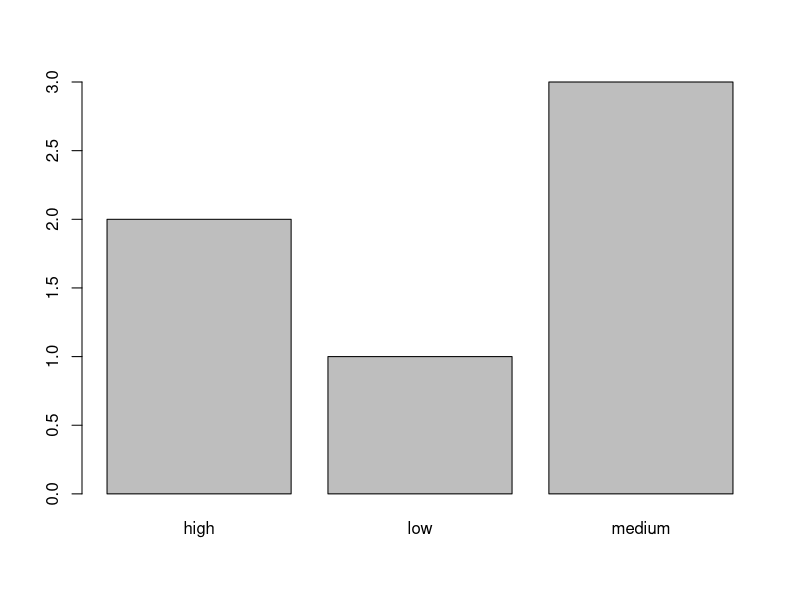

This chart was generated by the following R code:
## ---- chunk 1
class(3)
class(3L)
class("Three")
## ---- chunk 2
x <- vector()
# with a length and type
vector("character", length = 10)
character(5) ## character vector of length 5
numeric(5)
logical(5)
## ---- chunk 3
x <- c(1, 2, 3)
x
length(x)
## ---- chunk 4
x1 <- c(1L, 2L, 3L)
## ---- chunk 5
y <- c(TRUE, TRUE, FALSE, FALSE)
## ---- chunk 6
z <- c("Alec", "Dan", "Rob", "Karthik")
## ---- chunk 7
typeof(z)
length(z)
class(z)
str(z)
## ---- chunk 8
z <- c(z, "Annette")
z
## ---- chunk 9
x <- c(0.5, 0.7)
x <- c(TRUE, FALSE)
x <- c("a", "b", "c", "d", "e")
x <- 9:100
x <- c(1+0i, 2+4i)
## ---- chunk 10
series <- 1:10
seq(10)
seq(1, 10, by = 0.1)
## ---- chunk 11
c(1, c(2, c(3, 4)))
# the same as
c(1, 2, 3, 4)
## ---- chunk 12
char_var <- c("harry", "sally")
typeof(char_var)
is.character(char_var)
is.atomic(char_var)

dbl_var <- c(1, 2.5, 4.5)
typeof(dbl_var)
is.double(dbl_var)
is.atomic(dbl_var)
## ---- chunk 13
str(c("a", 1))
## ---- chunk 14
x <- c(FALSE, FALSE, TRUE)
as.numeric(x)

# Total number of TRUEs
sum(x)

# Proportion that are TRUE
mean(x)
## ---- chunk 15
1 < "2"
"1" > 2
## ---- chunk 16
x <- 0:6
as.numeric(x)
as.logical(x) 
as.character(x)
as.complex(x) 
## ---- chunk 17
x <- c("a", "b", "c")
as.numeric(x)
as.logical(x)
# both don't work
## ---- chunk 18
x <- list(1, "a", TRUE, 1+4i)
x
## ---- chunk 19
x <- 1:10
x <- as.list(x)
is.list(x)
length(x)
## ---- chunk 20
x <- list(list(1, 2), c(3, 4))
y <- c(list(1, 2), c(3, 4))
str(x)
str(y)
## ---- chunk 21
x <- list(list(1, 2), c(3, 4))
x
unlist(x)
## ---- chunk 22
is.list(mtcars)

mod <- lm(mpg ~ wt, data = mtcars)
is.list(mod)
## ---- chunk 23
x.vec <- c(1,2,3)
x.list <- list(1,2,3)
x.vec
x.list
## ---- chunk 24
m <- matrix(nrow = 2, ncol = 2)
m
dim(m)
## ---- chunk 25
m <- matrix(1:6, nrow = 2, ncol = 3)
m
## ---- chunk 26
m <- 1:10
dim(m) <- c(2, 5)
m
dim(m) <- c(5, 2)
m
## ---- chunk 27
m <- 1:10
dim(m) <- c(2, 5)
m
t(m)
## ---- chunk 28
x <- 1:3
y <- 10:12
cbind(x, y)
# or 
rbind(x, y)
## ---- chunk 29
mdat <- matrix(c(1,2,3, 11,12,13), nrow = 2, ncol = 3, byrow = TRUE,
               dimnames = list(c("row1", "row2"),
                               c("C.1", "C.2", "C.3")))
mdat
## ---- chunk 30
dimnames(mdat)
rownames(mdat)
colnames(mdat)
## ---- chunk 31
x <- c(a = 1, b = 2, c = 3)
## ---- chunk 32
x <- 1:3
names(x) <- c("a", "b", "c")
## ---- chunk 33
y <- c(a = 1, 2, 3)
names(y)

z <- c(1, 2, 3)
names(z)
## ---- chunk 34
x <- factor(c("a", "b", "b", "a"))
x
class(x)
levels(x)

# You can't use values that are not in the levels
x[2] <- "c"

# NB: you can't combine factors
c(factor("a"), factor("b"))
## ---- chunk 35
str(x)
## ---- chunk 36
party_char <- c("democrat", "democrat", "democrat")
party_factor <- factor(party_char, levels = c("democrat", "republican"))

table(party_char)
table(party_factor)
## ---- chunk 37
x <- factor(c("low","medium","high"))
str(x)
is.ordered(x)

x <- ordered(c("low","medium","high"), levels = c("high","medium","low"))
is.ordered(x)
## ---- chunk 38
x <- c("a", "b", "b", "a")
x
is.factor(x)
x <- as.factor(x)
x
c(x, "c")
## ---- chunk 39
y <- 1:10
attr(y, "my_attribute") <- "This is a vector"
attr(y, "my_attribute")
str(attributes(y))
## ---- chunk 40
f1 <- factor(letters)
levels(f1) <- rev(levels(f1))
## ---- chunk 41
f2 <- rev(factor(letters))
f3 <- factor(letters, levels = rev(letters))
## ---- chunk 42
f <- factor(c("low","medium","high","medium","high","medium"))
table(f)
barplot(table(f))
## ---- chunk 43
df <- data.frame(x = 1:3, y = c("a", "b", "c"))
str(df)
## ---- chunk 44
df <- data.frame(
  x = 1:3,
  y = c("a", "b", "c"),
  stringsAsFactors = FALSE)
str(df)
## ---- chunk 45
typeof(df)
class(df)
is.data.frame(df)
## ---- chunk 46
cbind(df, data.frame(z = 3:1))
rbind(df, data.frame(x = 10, y = "z"))
## ---- chunk 47
bad <- data.frame(cbind(a = 1:2, b = c("a", "b")))
str(bad)
good <- data.frame(a = 1:2, b = c("a", "b"),
  stringsAsFactors = FALSE)
str(good)
## ---- chunk 48
df <- data.frame(x = 1:3)
df$y <- list(1:2, 1:3, 1:4)
df
## ---- chunk 49
x <- c(NA, 1)
x
typeof(NA)
typeof(x)
## ---- chunk 50
1/0
1/Inf
## ---- chunk 51
0/0
